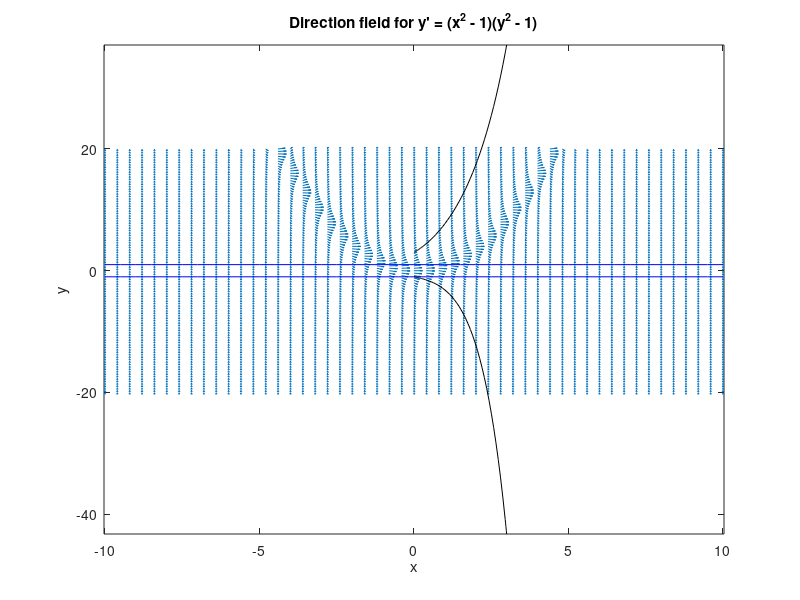

Write MATLAB code to recreate this figure. (Note: this script raises an error after producing the figure.)
[x, y] = meshgrid(-10:0.4:10, -20:0.4 :20); 
s = y - x.^2;    % for slope function f = x^2*cos(y)
L = sqrt(1 + s.^2);

close all

quiver(x,y, 1./L, s./L, 0.5), axis tight
xlabel('x');
ylabel('y');
title('Direction field for y'' = (x^2 - 1)(y^2 - 1)');

hold on
xspan=-10:0.5:10;
plot(xspan,-1*ones(size(xspan)),'b-')
plot(xspan,1*ones(size(xspan)),'b-')
%plot(xspan,-pi*ones(size(xspan)),'b-')
%plot(xspan,-2*pi*ones(size(xspan)),'b-')

tspan = [0,3];

[t,y1] = ode45(@(t,y1) (y1 - t.^2), tspan, 3);
plot(t,y1,'k-')

[t,y2] = ode45(@(t,y2) (y2 - t.^2), tspan, -1);
plot(t,y2,'k-')

%[t,y3] = ode45(@(t,y3) t^2*sin(y3), tspan, -3);
%plot(t,y3,'k-')

ax = gca;
ax.FontSize = 12;
ax.FontName = 'Times';

hold off